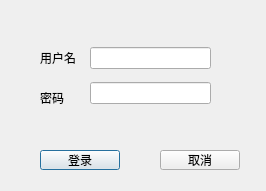
<?xml version="1.0" encoding="UTF-8"?>
<ui version="4.0">
 <class>log_Dialog</class>
 <widget class="QDialog" name="log_Dialog">
  <property name="geometry">
   <rect>
    <x>0</x>
    <y>0</y>
    <width>266</width>
    <height>191</height>
   </rect>
  </property>
  <property name="windowTitle">
   <string>Dialog</string>
  </property>
  <widget class="QPushButton" name="logButton">
   <property name="geometry">
    <rect>
     <x>40</x>
     <y>150</y>
     <width>80</width>
     <height>20</height>
    </rect>
   </property>
   <property name="text">
    <string>登录</string>
   </property>
  </widget>
  <widget class="QPushButton" name="cancelButton">
   <property name="geometry">
    <rect>
     <x>160</x>
     <y>150</y>
     <width>80</width>
     <height>20</height>
    </rect>
   </property>
   <property name="text">
    <string>取消</string>
   </property>
  </widget>
  <widget class="QLabel" name="userLabel">
   <property name="geometry">
    <rect>
     <x>40</x>
     <y>50</y>
     <width>41</width>
     <height>16</height>
    </rect>
   </property>
   <property name="text">
    <string>用户名</string>
   </property>
  </widget>
  <widget class="QLabel" name="passwordLabel">
   <property name="geometry">
    <rect>
     <x>40</x>
     <y>90</y>
     <width>41</width>
     <height>16</height>
    </rect>
   </property>
   <property name="text">
    <string>密码</string>
   </property>
  </widget>
  <widget class="QWidget" name="layoutWidget">
   <property name="geometry">
    <rect>
     <x>90</x>
     <y>40</y>
     <width>121</width>
     <height>71</height>
    </rect>
   </property>
   <layout class="QVBoxLayout" name="verticalLayout">
    <item>
     <widget class="QLineEdit" name="username"/>
    </item>
    <item>
     <widget class="QLineEdit" name="password"/>
    </item>
   </layout>
  </widget>
 </widget>
 <resources/>
 <connections/>
</ui>
